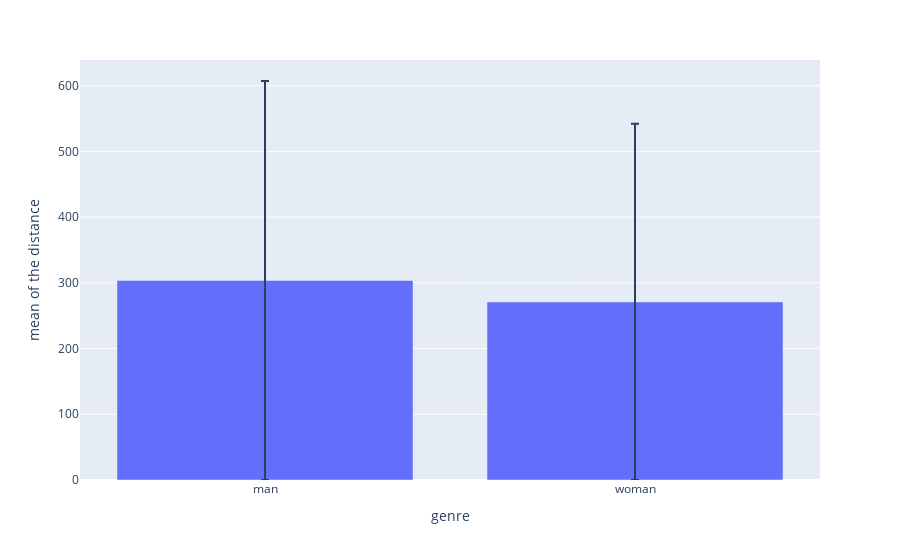

This figure's notebook cell:
### Code cell
px.bar(x=["man","woman"],y=[dist_mean_man2,dist_mean_woman2],error_y=[dist_std_man2,dist_std_woman2],labels={"x":"genre","y":"mean of the distance"})

### Figure 1 — Plotly figure (JSON) as saved in the notebook; plotly's stock layout.template omitted (floating-point values rounded to 4 significant figures)
{"data": [{"alignmentgroup": "True", "error_y": {"array": [303.5, 271.0]}, "hovertemplate": "genre=%{x}<br>mean of the distance=%{y}<extra></extra>", "legendgroup": "", "marker": {"color": "#636efa", "pattern": {"shape": ""}}, "name": "", "offsetgroup": "", "orientation": "v", "showlegend": false, "textposition": "auto", "type": "bar", "x": ["man", "woman"], "xaxis": "x", "y": [303.5, 271.0], "yaxis": "y"}], "layout": {"barmode": "relative", "legend": {"tracegroupgap": 0}, "margin": {"t": 60}, "xaxis": {"anchor": "y", "domain": [0, 1], "title": {"text": "genre"}}, "yaxis": {"anchor": "x", "domain": [0, 1], "title": {"text": "mean of the distance"}}}}
